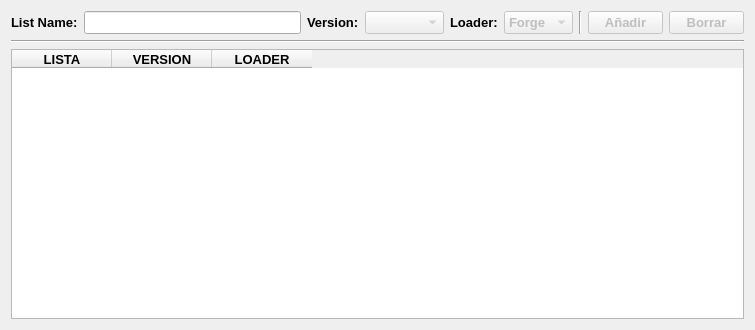
<?xml version="1.0" encoding="UTF-8"?>
<ui version="4.0">
 <class>AdminListDialog</class>
 <widget class="QDialog" name="AdminListDialog">
  <property name="windowModality">
   <enum>Qt::ApplicationModal</enum>
  </property>
  <property name="geometry">
   <rect>
    <x>0</x>
    <y>0</y>
    <width>755</width>
    <height>330</height>
   </rect>
  </property>
  <property name="minimumSize">
   <size>
    <width>755</width>
    <height>330</height>
   </size>
  </property>
  <property name="maximumSize">
   <size>
    <width>755</width>
    <height>16777215</height>
   </size>
  </property>
  <property name="windowTitle">
   <string>Administrar Listas</string>
  </property>
  <property name="windowIcon">
   <iconset resource="../res/icons.qrc">
    <normaloff>:/widgets/widgets/window_icon.png</normaloff>:/widgets/widgets/window_icon.png</iconset>
  </property>
  <property name="modal">
   <bool>true</bool>
  </property>
  <layout class="QVBoxLayout" name="verticalLayout">
   <item>
    <layout class="QHBoxLayout" name="horizontalLayout_2" stretch="1,7,0,0,0,0,0,0,0">
     <property name="topMargin">
      <number>0</number>
     </property>
     <item>
      <widget class="QLabel" name="lblList">
       <property name="sizePolicy">
        <sizepolicy hsizetype="Preferred" vsizetype="Preferred">
         <horstretch>0</horstretch>
         <verstretch>0</verstretch>
        </sizepolicy>
       </property>
       <property name="minimumSize">
        <size>
         <width>0</width>
         <height>0</height>
        </size>
       </property>
       <property name="maximumSize">
        <size>
         <width>16777215</width>
         <height>16777215</height>
        </size>
       </property>
       <property name="font">
        <font>
         <pointsize>10</pointsize>
         <weight>75</weight>
         <bold>true</bold>
        </font>
       </property>
       <property name="text">
        <string>List Name:</string>
       </property>
      </widget>
     </item>
     <item>
      <widget class="QLineEdit" name="editList">
       <property name="minimumSize">
        <size>
         <width>0</width>
         <height>0</height>
        </size>
       </property>
       <property name="maximumSize">
        <size>
         <width>16777215</width>
         <height>16777215</height>
        </size>
       </property>
       <property name="font">
        <font>
         <pointsize>10</pointsize>
        </font>
       </property>
       <property name="text">
        <string/>
       </property>
       <property name="maxLength">
        <number>24</number>
       </property>
       <property name="placeholderText">
        <string/>
       </property>
       <property name="clearButtonEnabled">
        <bool>true</bool>
       </property>
      </widget>
     </item>
     <item>
      <widget class="QLabel" name="lblVersion">
       <property name="sizePolicy">
        <sizepolicy hsizetype="Preferred" vsizetype="Preferred">
         <horstretch>0</horstretch>
         <verstretch>0</verstretch>
        </sizepolicy>
       </property>
       <property name="minimumSize">
        <size>
         <width>0</width>
         <height>0</height>
        </size>
       </property>
       <property name="maximumSize">
        <size>
         <width>99999</width>
         <height>16777215</height>
        </size>
       </property>
       <property name="font">
        <font>
         <pointsize>10</pointsize>
         <weight>75</weight>
         <bold>true</bold>
        </font>
       </property>
       <property name="text">
        <string>Version:</string>
       </property>
      </widget>
     </item>
     <item>
      <widget class="QComboBox" name="cmbVersion">
       <property name="enabled">
        <bool>false</bool>
       </property>
       <property name="minimumSize">
        <size>
         <width>0</width>
         <height>0</height>
        </size>
       </property>
       <property name="maximumSize">
        <size>
         <width>16777215</width>
         <height>16777215</height>
        </size>
       </property>
       <property name="font">
        <font>
         <pointsize>10</pointsize>
        </font>
       </property>
       <property name="layoutDirection">
        <enum>Qt::LeftToRight</enum>
       </property>
      </widget>
     </item>
     <item>
      <widget class="QLabel" name="lblLoader">
       <property name="font">
        <font>
         <pointsize>10</pointsize>
         <weight>75</weight>
         <bold>true</bold>
        </font>
       </property>
       <property name="text">
        <string>Loader:</string>
       </property>
      </widget>
     </item>
     <item>
      <widget class="QComboBox" name="cmbLoader">
       <property name="enabled">
        <bool>false</bool>
       </property>
       <property name="sizePolicy">
        <sizepolicy hsizetype="Expanding" vsizetype="Fixed">
         <horstretch>0</horstretch>
         <verstretch>0</verstretch>
        </sizepolicy>
       </property>
       <property name="minimumSize">
        <size>
         <width>0</width>
         <height>0</height>
        </size>
       </property>
       <property name="maximumSize">
        <size>
         <width>16777215</width>
         <height>16777215</height>
        </size>
       </property>
       <property name="font">
        <font>
         <pointsize>10</pointsize>
         <weight>75</weight>
         <bold>true</bold>
        </font>
       </property>
       <item>
        <property name="text">
         <string>Forge</string>
        </property>
       </item>
       <item>
        <property name="text">
         <string>Fabric</string>
        </property>
       </item>
      </widget>
     </item>
     <item>
      <widget class="Line" name="line_2">
       <property name="orientation">
        <enum>Qt::Vertical</enum>
       </property>
      </widget>
     </item>
     <item>
      <widget class="QPushButton" name="btnAddSave">
       <property name="enabled">
        <bool>false</bool>
       </property>
       <property name="minimumSize">
        <size>
         <width>75</width>
         <height>23</height>
        </size>
       </property>
       <property name="maximumSize">
        <size>
         <width>75</width>
         <height>23</height>
        </size>
       </property>
       <property name="font">
        <font>
         <pointsize>10</pointsize>
         <weight>75</weight>
         <bold>true</bold>
        </font>
       </property>
       <property name="text">
        <string>Añadir</string>
       </property>
      </widget>
     </item>
     <item>
      <widget class="QPushButton" name="btnRemove">
       <property name="enabled">
        <bool>false</bool>
       </property>
       <property name="minimumSize">
        <size>
         <width>75</width>
         <height>23</height>
        </size>
       </property>
       <property name="maximumSize">
        <size>
         <width>75</width>
         <height>23</height>
        </size>
       </property>
       <property name="font">
        <font>
         <pointsize>10</pointsize>
         <weight>75</weight>
         <bold>true</bold>
        </font>
       </property>
       <property name="text">
        <string>Borrar</string>
       </property>
      </widget>
     </item>
    </layout>
   </item>
   <item>
    <widget class="Line" name="line">
     <property name="orientation">
      <enum>Qt::Horizontal</enum>
     </property>
    </widget>
   </item>
   <item>
    <widget class="QTableWidget" name="tableLists">
     <property name="font">
      <font>
       <pointsize>10</pointsize>
       <weight>50</weight>
       <bold>false</bold>
      </font>
     </property>
     <property name="editTriggers">
      <set>QAbstractItemView::NoEditTriggers</set>
     </property>
     <property name="selectionMode">
      <enum>QAbstractItemView::SingleSelection</enum>
     </property>
     <property name="selectionBehavior">
      <enum>QAbstractItemView::SelectRows</enum>
     </property>
     <attribute name="verticalHeaderVisible">
      <bool>false</bool>
     </attribute>
     <column>
      <property name="text">
       <string>LISTA</string>
      </property>
      <property name="font">
       <font>
        <weight>75</weight>
        <bold>true</bold>
       </font>
      </property>
     </column>
     <column>
      <property name="text">
       <string>VERSION</string>
      </property>
      <property name="font">
       <font>
        <weight>75</weight>
        <bold>true</bold>
       </font>
      </property>
     </column>
     <column>
      <property name="text">
       <string>LOADER</string>
      </property>
      <property name="font">
       <font>
        <weight>75</weight>
        <bold>true</bold>
       </font>
      </property>
     </column>
    </widget>
   </item>
  </layout>
 </widget>
 <resources>
  <include location="../res/icons.qrc"/>
 </resources>
 <connections/>
</ui>
